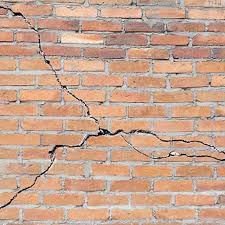
#> input picture backend/data/Dummydataset/INSP-002.jpg, 225 x 225 px
$ python -i aegis_model.py   (imports and definitions only)
#> lines starting #> are read from the running program, lines starting #| are printed output that depends on the picture; after the words box and inside, x2 and y2 are one past the last pixel; in counts of white or black regions, pixels touching at a corner belong together
import cv2
import numpy as np
import os

class AegisModel:
    """
    Ported from Aegis_3D simulation logic.
    Provides real CV-based crack detection and severity analysis.
    """
    @staticmethod
    def generate_crack_mask(image_path):
        """Auto-detect cracks and filter out background noise."""
#> called with image_path = '../../data/Dummydataset/INSP-002.jpg'
        img = cv2.imread(image_path)
#> img is the input picture: shape (225, 225, 3); mean B, G, R 144.3, 164.3, 199.8
        if img is None:
            return None

        gray = cv2.cvtColor(img, cv2.COLOR_BGR2GRAY)
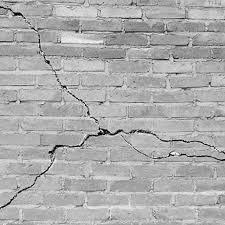
#> gray: shape (225, 225); min 0, max 252, mean 172.7

        # Use a bilateral filter to smooth noise while keeping edges sharp
        smoothed = cv2.bilateralFilter(gray, 9, 75, 75)
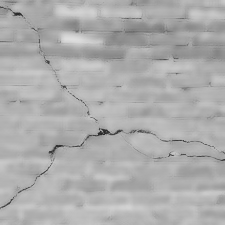
#> smoothed: shape (225, 225); min 40, max 223, mean 173.3

        # Apply a light Gaussian blur to filter out grain/texture noise
        blurred = cv2.GaussianBlur(smoothed, (5, 5), 0)

        # Adaptive thresholding — increased constant to 7 to reduce noise sensitivity
        thresh = cv2.adaptiveThreshold(blurred, 255, cv2.ADAPTIVE_THRESH_GAUSSIAN_C,
                                       cv2.THRESH_BINARY_INV, 15, 7)
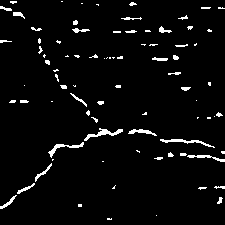
#> thresh: shape (225, 225); 3.9% white in thin lines or dots

        kernel = np.ones((3, 3), np.uint8)
        opened = cv2.morphologyEx(thresh, cv2.MORPH_OPEN, kernel, iterations=1)
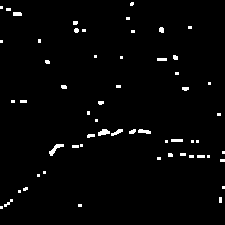
#> opened: shape (225, 225); 2.1% white; 58 white regions (39 under 20 px), largest, box (x1, y1, x2, y2) and area: (49, 144, 64, 156) 69, (98, 129, 110, 136) 56, (138, 129, 151, 134) 46
        closed = cv2.morphologyEx(opened, cv2.MORPH_CLOSE, kernel, iterations=2)
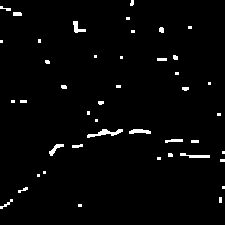
#> closed: shape (225, 225); 2.3% white; 44 white regions (24 under 20 px)

        contours, _ = cv2.findContours(closed, cv2.RETR_EXTERNAL, cv2.CHAIN_APPROX_SIMPLE)
#> contours = 44 contours, 37 with area under 20; largest, box (x1, y1, x2, y2) and area: (87, 129, 123, 138) 96, (129, 129, 151, 134) 58, (73, 21, 86, 33) 53, (180, 153, 210, 158) 51, (49, 144, 64, 156) 50, (165, 139, 183, 143) 31, (13, 12, 22, 16) 24
        final_mask = np.zeros_like(gray)

        if contours:
            contours = sorted(contours, key=cv2.contourArea, reverse=True)
            for cnt in contours[:10]:
                if cv2.contourArea(cnt) > 50:
                    cv2.drawContours(final_mask, [cnt], -1, 255, thickness=cv2.FILLED)
                    cv2.drawContours(final_mask, [cnt], -1, 255, thickness=2)
#> this loop made 10 passes
#> cnt on pass 10: [[157, 58], [157, 60], [166, 60], [166, 58]]
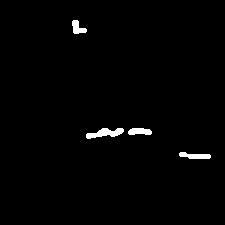
#> final_mask: shape (225, 225); 1.3% white; 4 white regions, box (x1, y1, x2, y2) and area: (86, 128, 124, 139) 233, (179, 152, 211, 159) 152, (128, 128, 152, 135) 138, (72, 20, 87, 34) 125

        return final_mask

    # [50 lines left out: functions analyze_crack_properties, generate_depth_map, not called in this run]

    @staticmethod
    def crackLength(L0, t): return L0 * (1 + 0.10 * t + 0.02 * t * t)
    @staticmethod
    def crackWidth(W0, t): return W0 * (1 + 0.08 * t + 0.015 * t * t)
    @staticmethod
    def crackDepth(D0, t): return D0 * (1 + 0.12 * t + 0.02 * t * t)

    # [48 lines left out: function simulate_deterioration, not called in this run]

>>> result = AegisModel().generate_crack_mask('../../data/Dummydataset/INSP-002.jpg')

$ run again, on backend/data/Dummydataset/INSP-006.jpg
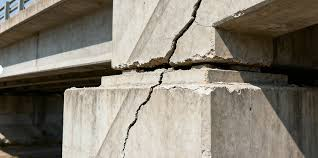
#> input picture backend/data/Dummydataset/INSP-006.jpg, 318 x 158 px
#> in generate_crack_mask, img is the input picture: shape (158, 318, 3); mean B, G, R 113.2, 125.1, 131.4
#> in generate_crack_mask, `thresh = cv2.adaptiveThreshold(blurred, 255, cv2.ADAPTIVE_THRESH_GAUSS..`:
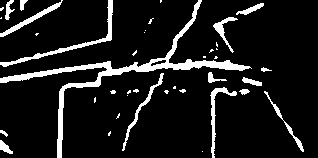
#> thresh: shape (158, 318); 10.4% white; 40 white regions (24 under 20 px), largest, box (x1, y1, x2, y2) and area: (0, 0, 252, 158) 2458, (0, 0, 113, 67) 593, (210, 87, 237, 158) 333
#> opened: shape (158, 318); 9.5% white; 31 white regions (10 under 20 px), largest, box (x1, y1, x2, y2) and area: (0, 0, 249, 158) 2439, (33, 0, 113, 59) 465, (0, 3, 60, 37) 313
#> closed: shape (158, 318); 9.8% white; 23 white regions (7 under 20 px)
#> contours = 23 contours, 7 with area under 20; largest, box (x1, y1, x2, y2) and area: (0, 0, 249, 158) 2155, (0, 0, 113, 67) 442, (211, 88, 249, 158) 270, (0, 3, 60, 37) 250, (214, 17, 235, 37) 128
#> the loop in generate_crack_mask, `for cnt in contours[:10]:` made 10 passes
#> after the loop in generate_crack_mask, `for cnt in contours[:10]:`:
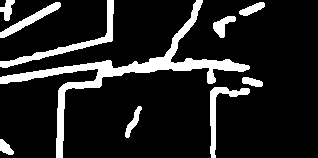
#> final_mask: shape (158, 318); 13.5% white; 10 white regions, largest, box (x1, y1, x2, y2) and area: (0, 0, 250, 158) 3666, (0, 0, 114, 68) 944, (210, 87, 250, 158) 606
